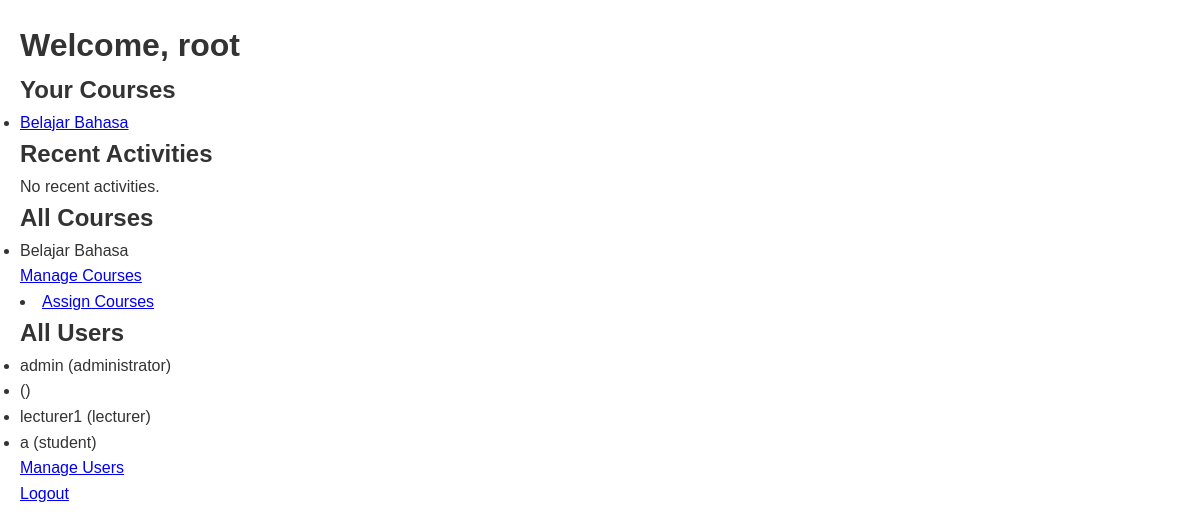
The app's page /lmslagi/dashboard.php (signed in) with its own data.
### tables this page shows
CREATE TABLE `courses` (
  `id` int(11) NOT NULL,
  `name` varchar(100) NOT NULL,
  `description` text DEFAULT NULL
);

CREATE TABLE `users` (
  `id` int(11) NOT NULL,
  `username` varchar(50) NOT NULL,
  `password` varchar(255) NOT NULL,
  `email` varchar(100) NOT NULL,
  `role` enum('student','lecturer','administrator') NOT NULL
);

### lmslagi/config/database.php (called while the page is built, shortened)
<?php
$username = 'root';
?>

### lmslagi/includes/auth.php (called while the page is built, shortened)
<?php
function get_user_role() {
    return $_SESSION['role'] ?? null;
}
?>

### lmslagi/dashboard.php (the view, shortened to what this page needs)
<?php
require_once 'config/database.php';
require_once 'includes/auth.php';
$role = get_user_role();
if ($role == 'administrator') {
    $stmt = $pdo->query("SELECT * FROM courses");
    $courses = $stmt->fetchAll();
    $stmt = $pdo->query("SELECT * FROM users");
    $users = $stmt->fetchAll();
}
?>
<!DOCTYPE html>
<html lang="en">
<head>
    <link rel="stylesheet" href="assets/css/style.css">
</head>
<body>
    <h1>Welcome, <?php echo htmlspecialchars($username); ?></h1>
    <h2>Your Courses</h2>
    <?php if (empty($courses)): ?>
        <p>You are not enrolled in any courses.</p>
    <?php else: ?>
        <ul>
            <?php foreach ($courses as $course): ?>
                <li>
                    <a href="courses.php?id=<?php echo $course['id']; ?>">
                        <?php echo htmlspecialchars($course['name']); ?>
                    </a>
                </li>
            <?php endforeach; ?>
        </ul>
    <?php endif; ?>
    <h2>Recent Activities</h2>
    <?php if (empty($recent_activities)): ?>
        <p>No recent activities.</p>
    <?php endif; ?>
    <?php if ($role == 'administrator'): ?>
        <h2>All Courses</h2>
        <ul>
            <?php foreach ($courses as $course): ?>
                <li><?php echo htmlspecialchars($course['name']); ?></li>
            <?php endforeach; ?>
        </ul>
        <p><a href="admin/courses.php">Manage Courses</a></p>
        <li><a href="manage_courses.php">Assign Courses</a></li>
        <h2>All Users</h2>
        <ul>
            <?php foreach ($users as $user): ?>
                <li><?php echo htmlspecialchars($user['username']); ?> (<?php echo $user['role']; ?>)</li>
            <?php endforeach; ?>
        </ul>
        <p><a href="admin/users.php">Manage Users</a></p>
    <?php endif; ?>
    <p><a href="logout.php">Logout</a></p>
</body>
</html>

### lmslagi/assets/css/style.css (style rules this page uses)
* { margin: 0; padding: 0; box-sizing: border-box; }
body { font-family: Arial, sans-serif; line-height: 1.6; color: #333; padding: 20px; }

### records on screen
courses: name "Belajar Bahasa"
users: username "admin", role "administrator"
users: username "lecturer1", role "lecturer"
users: username "a", role "student"

### other values on screen
$username "root"
